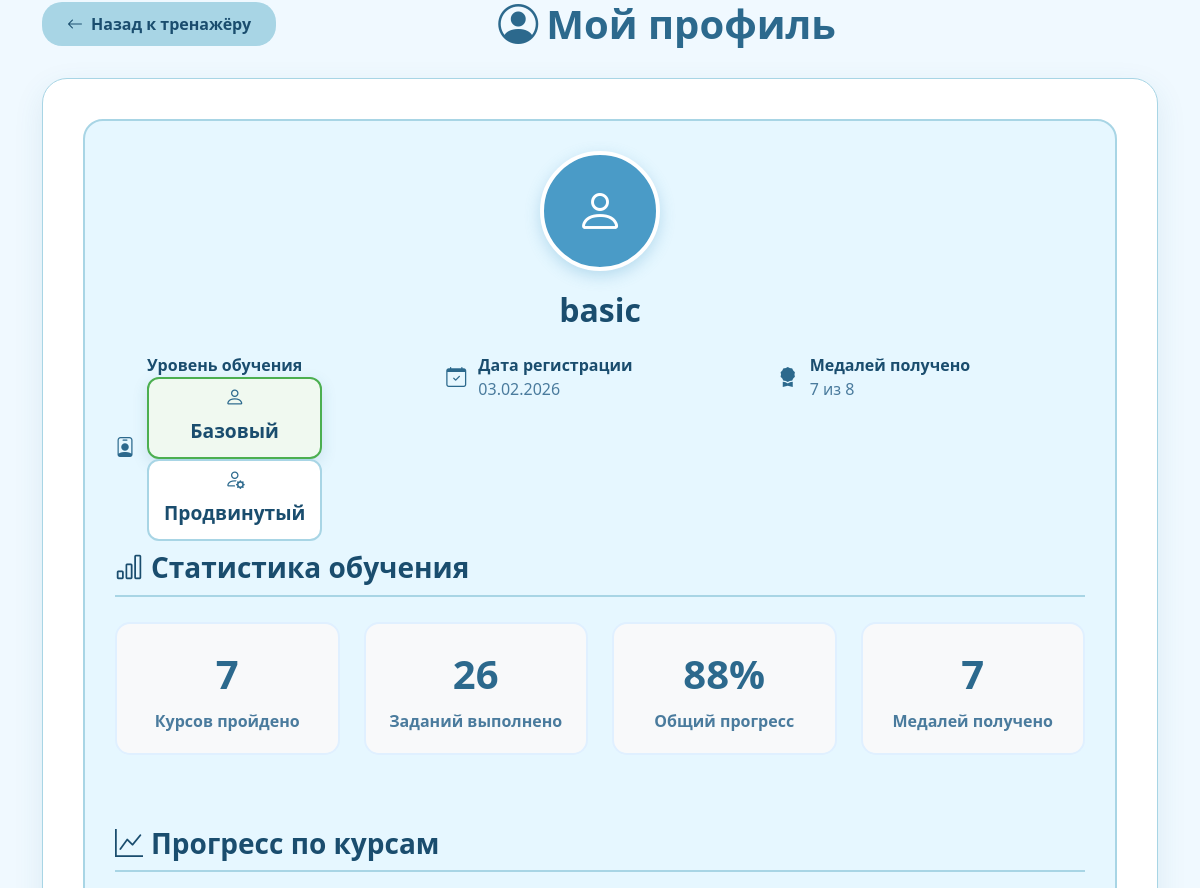
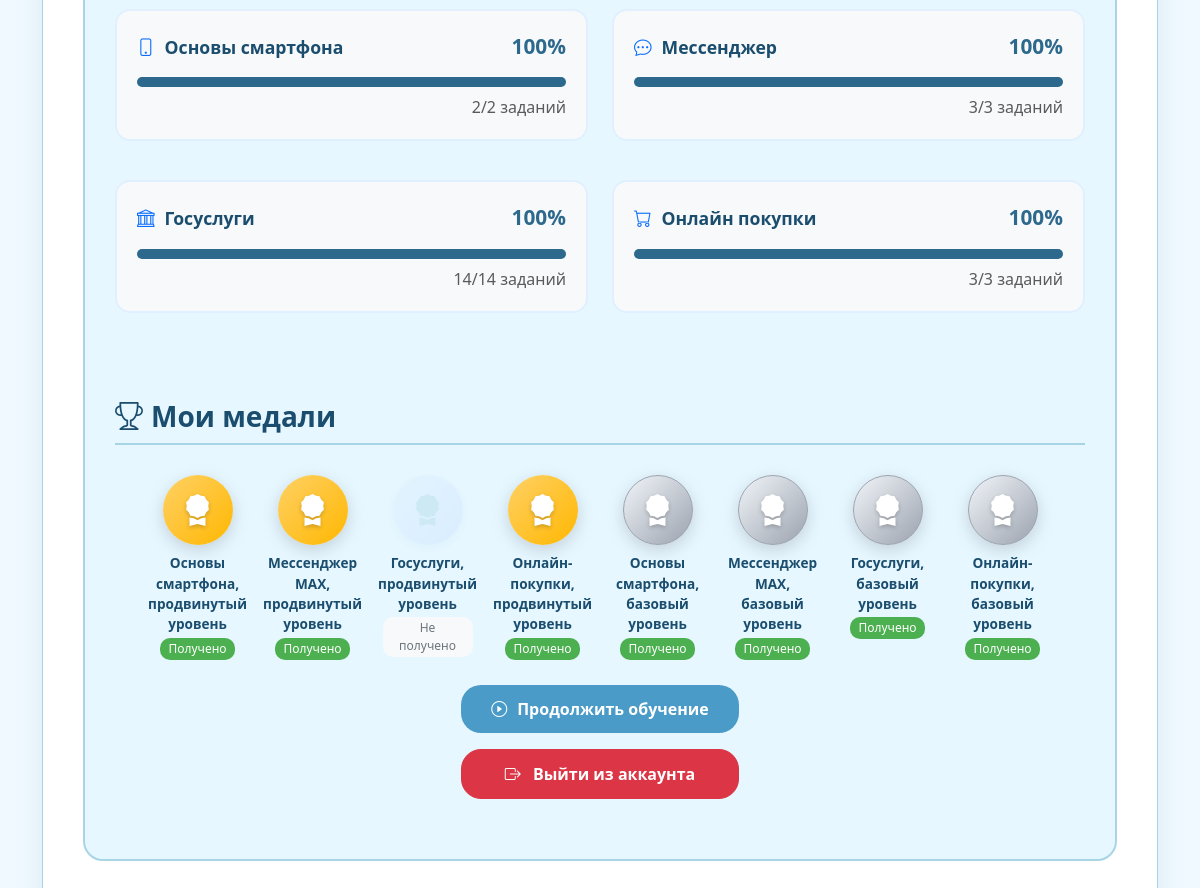
/account (signed in), run on an earlier commit of the app's database (2 pictures, top to bottom).
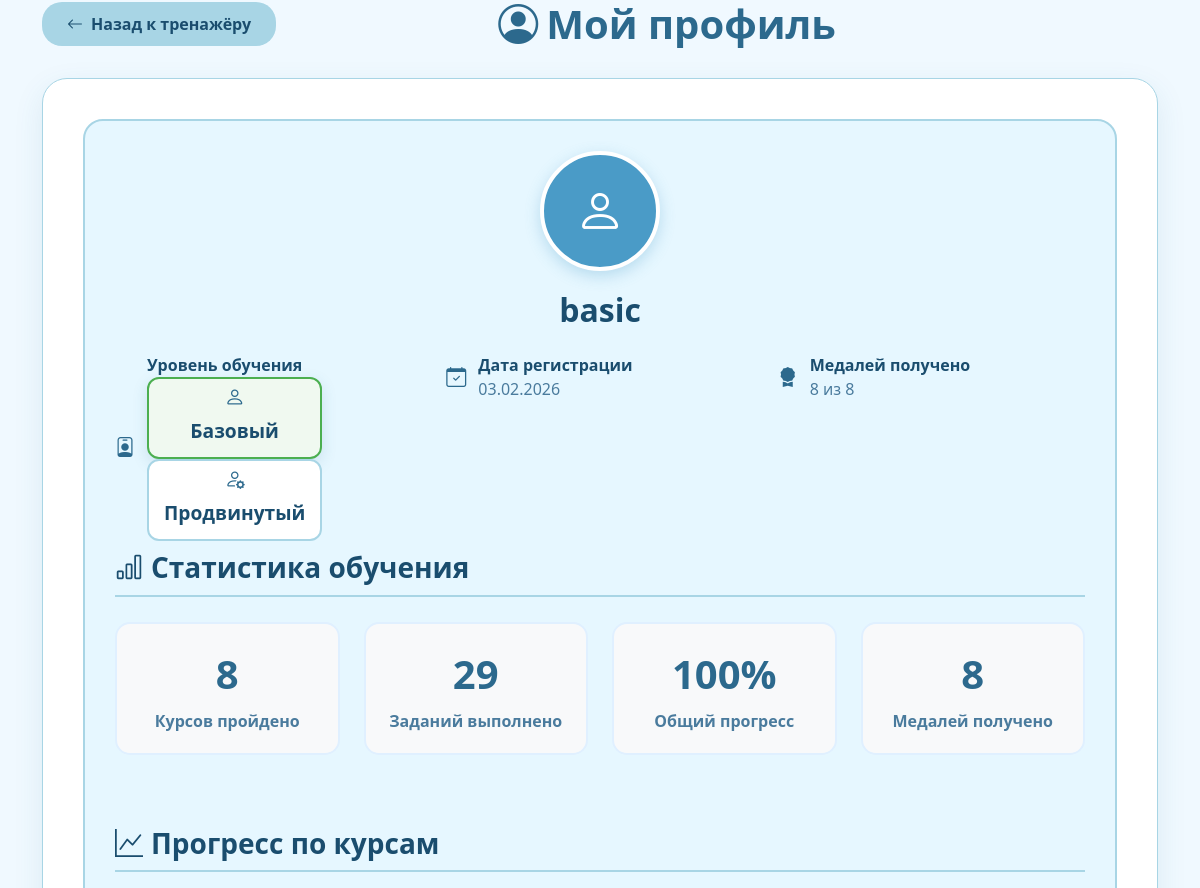
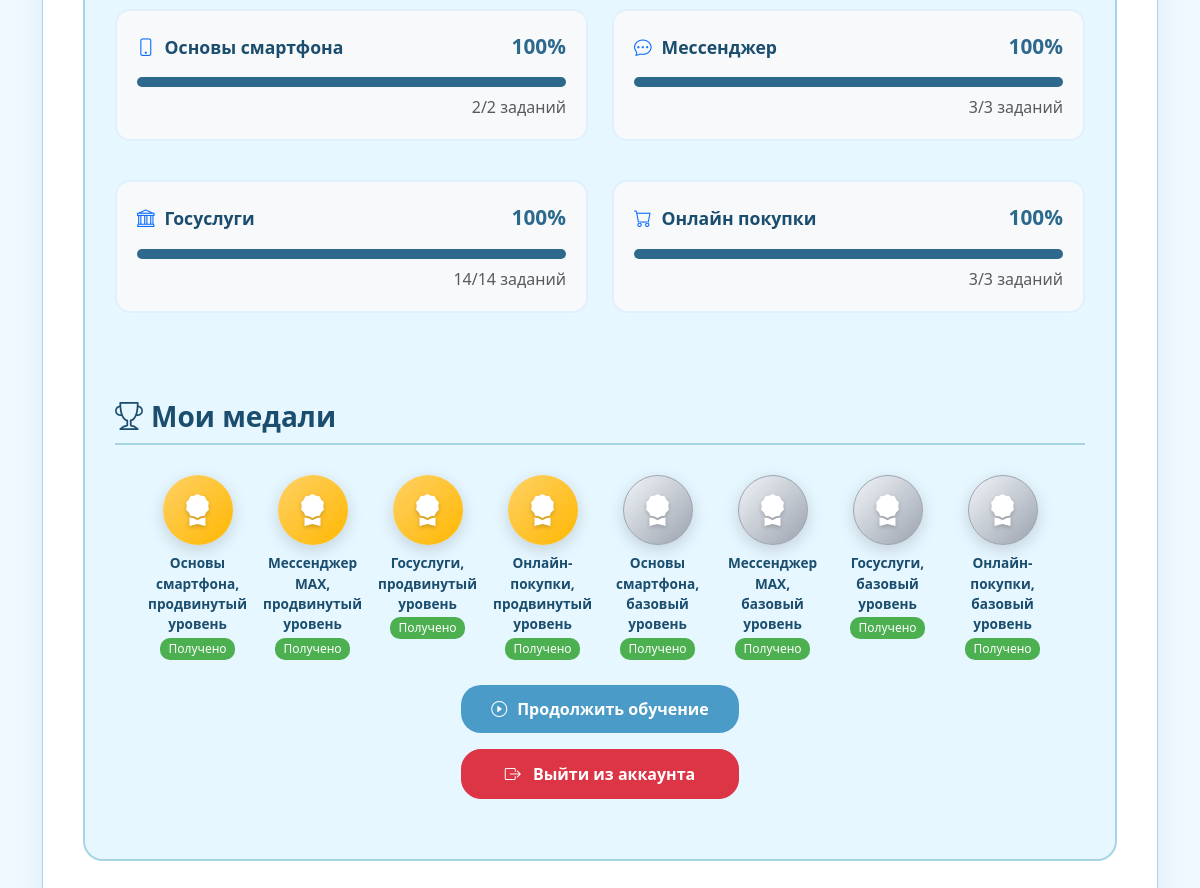
And on a later commit of the database (2 pictures, top to bottom).
### data/users.py (models this page shows, shortened)
class User(SqlAlchemyBase, UserMixin):
    __tablename__ = 'users'
    id = sqlalchemy.Column(sqlalchemy.Integer,
                           primary_key=True, autoincrement=True)
    name = sqlalchemy.Column(sqlalchemy.String, unique=True, nullable=False)
    level = sqlalchemy.Column(sqlalchemy.String, nullable=True)
    hashed_password = sqlalchemy.Column(sqlalchemy.String, nullable=True)
    created_date = sqlalchemy.Column(sqlalchemy.DateTime,
                                     default=datetime.datetime.now)
    progress_basic = sqlalchemy.Column(sqlalchemy.String, nullable=True, default='0000')
    progress_advanced = sqlalchemy.Column(sqlalchemy.String, nullable=True, default='0000')

### main.py (the view)
@app.route('/account')
@login_required
def account():
    name = current_user.name
    level = current_user.level
    created_date = current_user.created_date
    formatted_date = created_date.strftime('%d.%m.%Y')
    medals = current_user.progress_basic.count('1') + current_user.progress_advanced.count('1')
    basic = current_user.progress_basic
    advanced = current_user.progress_advanced
    if level == 'basic':
        first = int(current_user.progress_basic[0])
        second = int(current_user.progress_basic[1])
        third = int(current_user.progress_basic[2])
        fourth = int(current_user.progress_basic[3])
        levelrus = "Базовый"
    else:
        first = int(current_user.progress_advanced[0])
        second = int(current_user.progress_advanced[1])
        third = int(current_user.progress_advanced[2])
        fourth = int(current_user.progress_advanced[3])
        levelrus = "Продвинутый"
    progress = str(round((basic.count('1') + advanced.count('1')) * 12.5)) + '%'
    tasks = int(basic[0]) * 2 + int(basic[1]) * 3 + int(basic[2]) * 2 + int(basic[3]) * 4 + int(advanced[0]) * 4 + int(advanced[1]) * 4 + int(advanced[2]) * 3 + int(advanced[3]) * 7
    return render_template('account.html',
                           name=name, level=level, levelrus=levelrus, first=first, second=second, third=third,
                           fourth=fourth,
                           created_date=formatted_date, progress=progress, medals=medals, basic=basic,
                           advanced=advanced, tasks=tasks)

### data/db_session.py (called while the page is built)
def create_session() -> Session:
    global __factory
    return __factory()

### main.py (called while the page is built)
@login_manager.user_loader
def load_user(user_id):
    db_sess = db_session.create_session()
    try:
        return db_sess.query(User).get(int(user_id))
    finally:
        db_sess.close()

### templates/account.html (shortened to what the changed rows need)
<!DOCTYPE html>
<html lang="ru">
<head>
    <link href="https://cdn.jsdelivr.net/npm/bootstrap@5.3.0/dist/css/bootstrap.min.css" rel="stylesheet">
    <link rel="stylesheet" href="https://cdn.jsdelivr.net/npm/bootstrap-icons@1.11.1/font/bootstrap-icons.css">
</head>
<body>
<div class="container">
    <div class="d-flex justify-content-between align-items-center mb-4">
        <h1 class="text-center mb-0" style="color: #2c698d; font-weight: 700;">
            <i class="bi bi-person-circle me-2"></i>Мой профиль
        </h1>
    </div>
    <div class="account-container">
        <div class="profile-card">
            <div class="avatar-large">
                <i class="bi bi-person"></i>
            </div>
            <h2 class="user-name">{{ name }}</h2>
            <div class="row mt-4">
                <div class="col-md-4">
                </div>
                <div class="col-md-4">
                </div>
                <div class="col-md-4">
                    <div class="user-detail">
                        <div>
                            <div class="fw-bold" style="color: #1a4d6e;">Медалей получено</div>
                            <div>{{ basic.count("1") + advanced.count("1") }} из 8</div>
                        </div>
                    </div>
                </div>
            </div>
            <h3 class="section-title">
                <i class="bi bi-bar-chart me-2"></i>Статистика обучения
            </h3>
            <div class="row mb-5">
                <div class="col-md-3 col-sm-6 mb-4">
                    <div class="stat-card">
                        <div class="stat-number">{{ basic.count("1") + advanced.count("1") }}</div>
                        <div class="stat-label">Курсов пройдено</div>
                    </div>
                </div>
                <div class="col-md-3 col-sm-6 mb-4">
                    <div class="stat-card">
                        <div class="stat-number">{{ tasks }}</div>
                        <div class="stat-label">Заданий выполнено</div>
                    </div>
                </div>
                <div class="col-md-3 col-sm-6 mb-4">
                    <div class="stat-card">
                        <div class="stat-number">{{ progress }}</div>
                        <div class="stat-label">Общий прогресс</div>
                    </div>
                </div>
                <div class="col-md-3 col-sm-6 mb-4">
                    <div class="stat-card">
                        <div class="stat-number">{{ medals }}</div>
                        <div class="stat-label">Медалей получено</div>
                    </div>
                </div>
            </div>
            <h3 class="section-title">
                <i class="bi bi-graph-up me-2"></i>Прогресс по курсам
            </h3>
            <div class="row mb-5">
                <div class="col-lg-6 mb-4">
                </div>
                <div class="col-lg-6 mb-4">
                </div>
                <div class="col-lg-6 mb-4">
                </div>
                <div class="col-lg-6 mb-4">
                </div>
            </div>
            <h3 class="section-title">
                <i class="bi bi-trophy me-2"></i>Мои медали
            </h3>
            <div class="medals-container">
                <div class="medal-item">
                </div>
                <div class="medal-item">
                </div>
                <div class="medal-item">
                    {% if advanced[2] == '1' %}
                    <div class="medal-icon earned">
                        <i class="bi bi-award-fill"></i>
                    </div>
                    <div class="medal-name">Госуслуги, продвинутый уровень</div>
                    <span class="medal-status earned">Получено</span>
                    {% else %}
                    <div class="medal-icon not-earned">
                        <i class="bi bi-award-fill"></i>
                    </div>
                    <div class="medal-name">Госуслуги, продвинутый уровень</div>
                    <span class="medal-status not-earned">Не получено</span>
                    {% endif %}
                </div>
                <div class="medal-item">
                </div>
                <div class="medal-item">
                </div>
                <div class="medal-item">
                </div>
                <div class="medal-item">
                </div>
                <div class="medal-item">
                </div>
                <div class="d-flex flex-column justify-content-center gap-3" style="max-width: 300px; margin: 0 auto;">
                </div>
            </div>
        </div>
</body>
</html>

What changed in the data, as far as the page shows it:
changed User "basic": count "7" → "8"; progress_advanced "1101" → "1111" (drawn)
Also different on the page:
{{ tasks }}: "26" → "29"
{{ progress }}: "88%" → "100%"
{{ medals }}: "7" → "8"
text no longer shown: "Не получено"
text now shown: "Получено"
